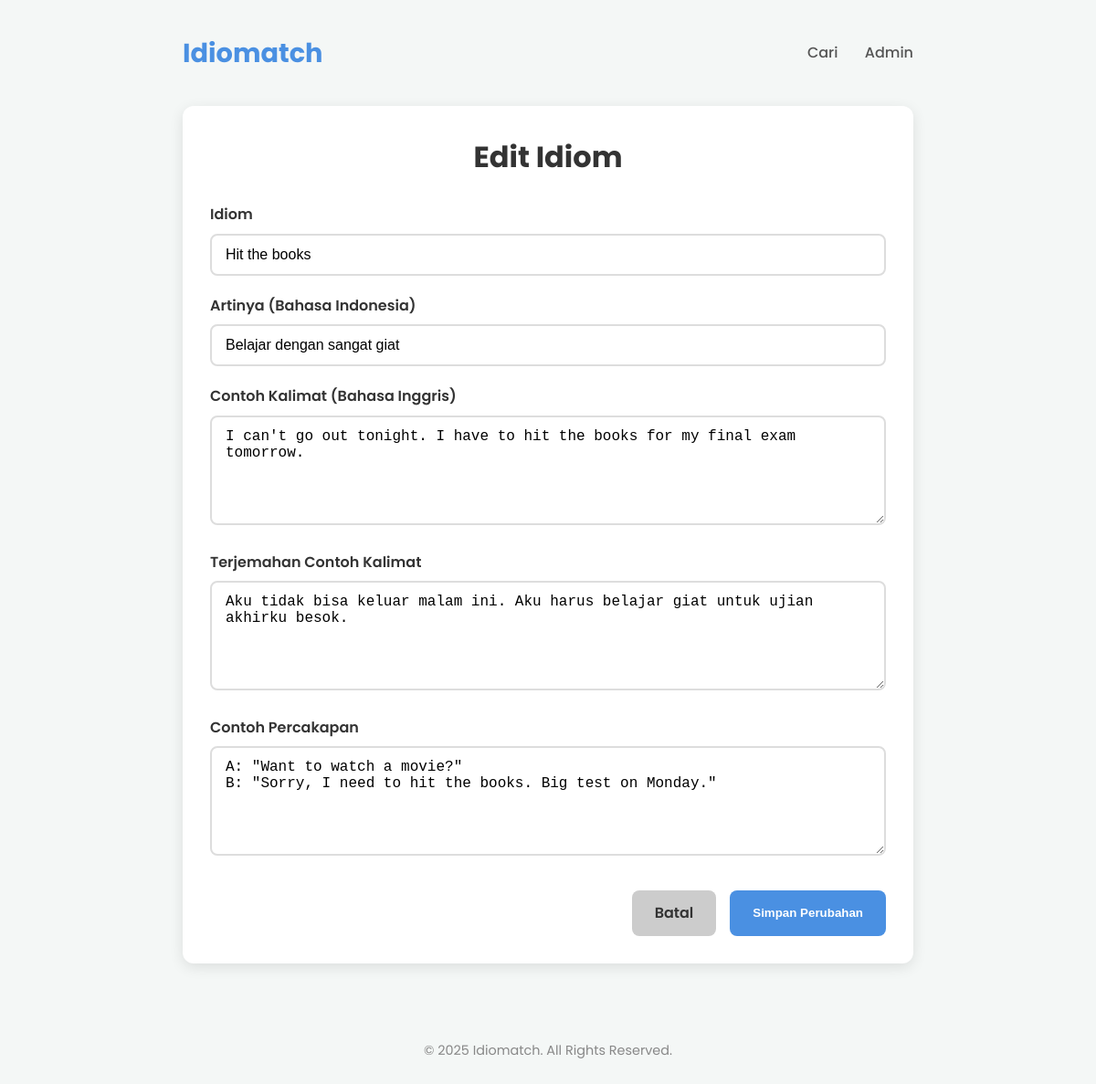
The app's page /edit_idiom.php?id=3 (signed in) with its own data.
### tables this page shows
CREATE TABLE IF NOT EXISTS `idioms` (
  `id` int NOT NULL AUTO_INCREMENT,
  `idiom` varchar(255) NOT NULL,
  `meaning_id` text NOT NULL,
  `example_sentence` text NOT NULL,
  `sentence_translation` text NOT NULL,
  `example_conversation` text NOT NULL,
  PRIMARY KEY (`id`)
);

### edit_idiom.php (the view, shortened to what this page needs)
<?php
include 'includes/db.php';
$idiom_data = null;
if (isset($_GET['id']) && is_numeric($_GET['id'])) {
    $id = $_GET['id'];
    $sql_select = "SELECT * FROM idioms WHERE id = ?";
    $stmt_select = $conn->prepare($sql_select);
    $stmt_select->bind_param("i", $id);
    $stmt_select->execute();
    $result = $stmt_select->get_result();
    if ($result->num_rows == 1) {
        $idiom_data = $result->fetch_assoc();
    } else {
        header("Location: admin.php?status=not_found");
        exit();
    }
} else {
    header("Location: admin.php");
    exit();
}
?>
<!DOCTYPE html>
<html lang="id">
<head>
</head>
<body>
    <div class="container">
        <nav class="main-nav">
            <a href="index.php" class="logo">Idiomatch</a>
            <div class="nav-links">
                <a href="index.php">Cari</a>
                <a href="admin.php">Admin</a>
            </div>
        </nav>
        <main>
            <div class="form-container">
                <h2>Edit Idiom</h2>
                <?php if ($idiom_data): ?>
                <form action="edit_idiom.php?id=<?= $idiom_data['id'] ?>" method="POST">
                    <div class="form-group">
                        <label for="idiom">Idiom</label>
                        <input type="text" id="idiom" name="idiom" class="form-control" value="<?= htmlspecialchars($idiom_data['idiom']) ?>" required>
                    </div>
                    <div class="form-group">
                        <label for="meaning_id">Artinya (Bahasa Indonesia)</label>
                        <input type="text" id="meaning_id" name="meaning_id" class="form-control" value="<?= htmlspecialchars($idiom_data['meaning_id']) ?>" required>
                    </div>
                    <div class="form-group">
                        <label for="example_sentence">Contoh Kalimat (Bahasa Inggris)</label>
                        <textarea id="example_sentence" name="example_sentence" class="form-control" required><?= htmlspecialchars($idiom_data['example_sentence']) ?></textarea>
                    </div>
                    <div class="form-group">
                        <label for="sentence_translation">Terjemahan Contoh Kalimat</label>
                        <textarea id="sentence_translation" name="sentence_translation" class="form-control" required><?= htmlspecialchars($idiom_data['sentence_translation']) ?></textarea>
                    </div>
                    <div class="form-group">
                        <label for="example_conversation">Contoh Percakapan</label>
                        <textarea id="example_conversation" name="example_conversation" class="form-control" required><?= htmlspecialchars($idiom_data['example_conversation']) ?></textarea>
                    </div>
                    <div class="form-actions">
                        <a href="admin.php" class="btn btn-secondary">Batal</a>
                        <button type="submit" class="btn btn-primary">Simpan Perubahan</button>
                    </div>
                </form>
                <?php endif; ?>
            </div>
        </main>
        <footer class="footer">
            <p>&copy; <?= date('Y') ?> Idiomatch. All Rights Reserved.</p>
        </footer>
    </div>
</body>
</html>

### edit_idiom.php (style rules this page uses)
:root { --primary-color: #4A90E2; --secondary-color: #50E3C2; --danger-color: #E94E77; --success-color: #50E3C2; --error-color: #E94E77; --background-color: #f4f7f6; --text-color: #333; --card-bg-color: #ffffff; --shadow: 0 4px 15px rgba(0, 0, 0, 0.1); --border-radius: 12px; }
body { font-family: 'Poppins', sans-serif; margin: 0; background-color: var(--background-color); color: var(--text-color); line-height: 1.6; }
.container { max-width: 800px; margin: 0 auto; padding: 20px; }
.main-nav { display: flex; justify-content: space-between; align-items: center; padding: 15px 0; margin-bottom: 20px; }
.logo { font-size: 1.8rem; font-weight: 700; color: var(--primary-color); text-decoration: none; }
.nav-links a { margin-left: 25px; text-decoration: none; color: #555; font-weight: 500; }
.form-container { background-color: var(--card-bg-color); padding: 30px; border-radius: var(--border-radius); box-shadow: var(--shadow); }
.form-container h2 { margin-top: 0; margin-bottom: 25px; text-align: center; font-size: 2rem; }
.form-group { margin-bottom: 20px; }
.form-group label { display: block; margin-bottom: 8px; font-weight: 600; }
.form-control { width: 100%; padding: 12px 15px; font-size: 1rem; border: 2px solid #ddd; border-radius: 8px; box-sizing: border-box; transition: border-color 0.3s ease; }
textarea.form-control { min-height: 120px; resize: vertical; }
.form-actions { margin-top: 30px; display: flex; justify-content: flex-end; gap: 15px; }
.btn { padding: 12px 25px; border-radius: 8px; text-decoration: none; font-weight: 600; border: none; cursor: pointer; transition: all 0.3s ease; }
.btn-primary { background-color: var(--primary-color); color: white; }
.btn-secondary { background-color: #ccc; color: #333; }
.footer { text-align: center; margin-top: 50px; padding: 20px; color: #888; font-size: 0.9rem; }

### records on screen
idioms: idiom "Hit the books", meaning_id "Belajar dengan sangat giat", example_sentence "I can't go out tonight. I have to hit the books for my final exam tomorrow.", sentence_translation "Aku tidak bisa keluar malam ini. Aku harus belajar giat untuk ujian akhirku besok.", example_conversation "A: \"Want to watch a movie?\" B: \"Sorry, I need to hit the books. Big test on Monday.\""
